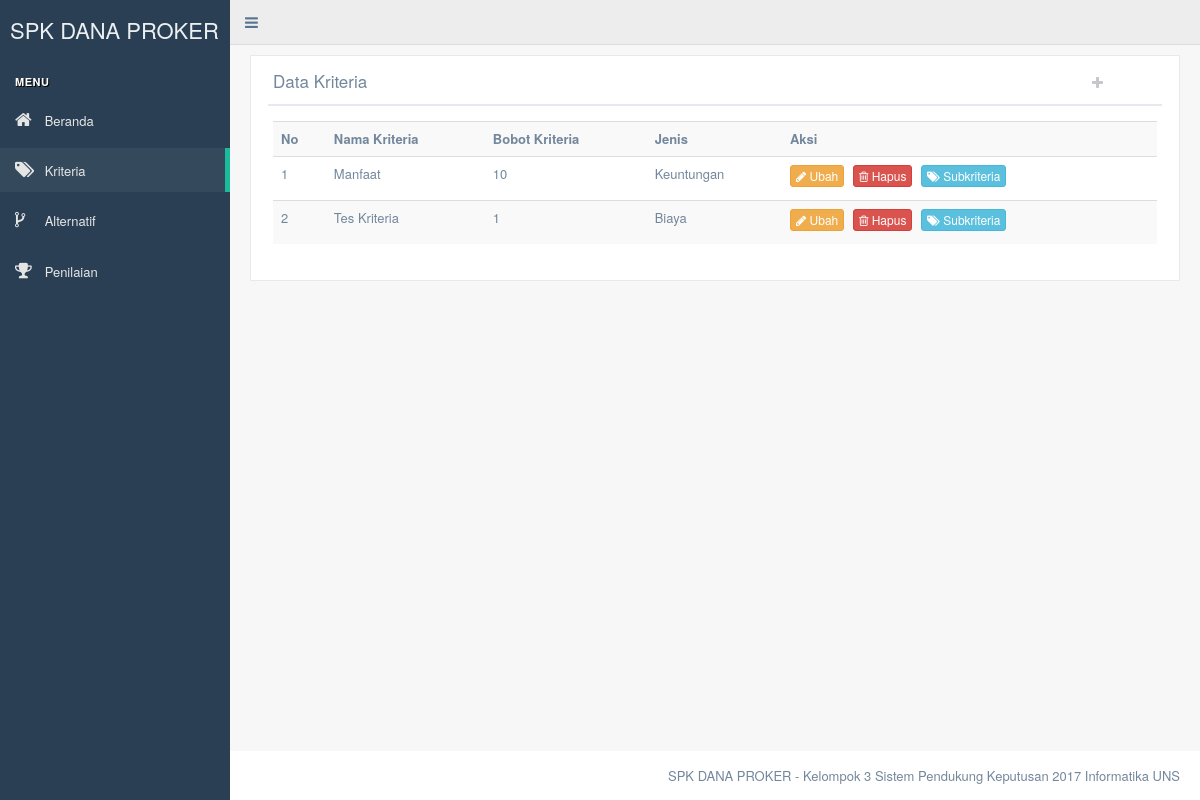
Before: /kriteria.php with the older database file.
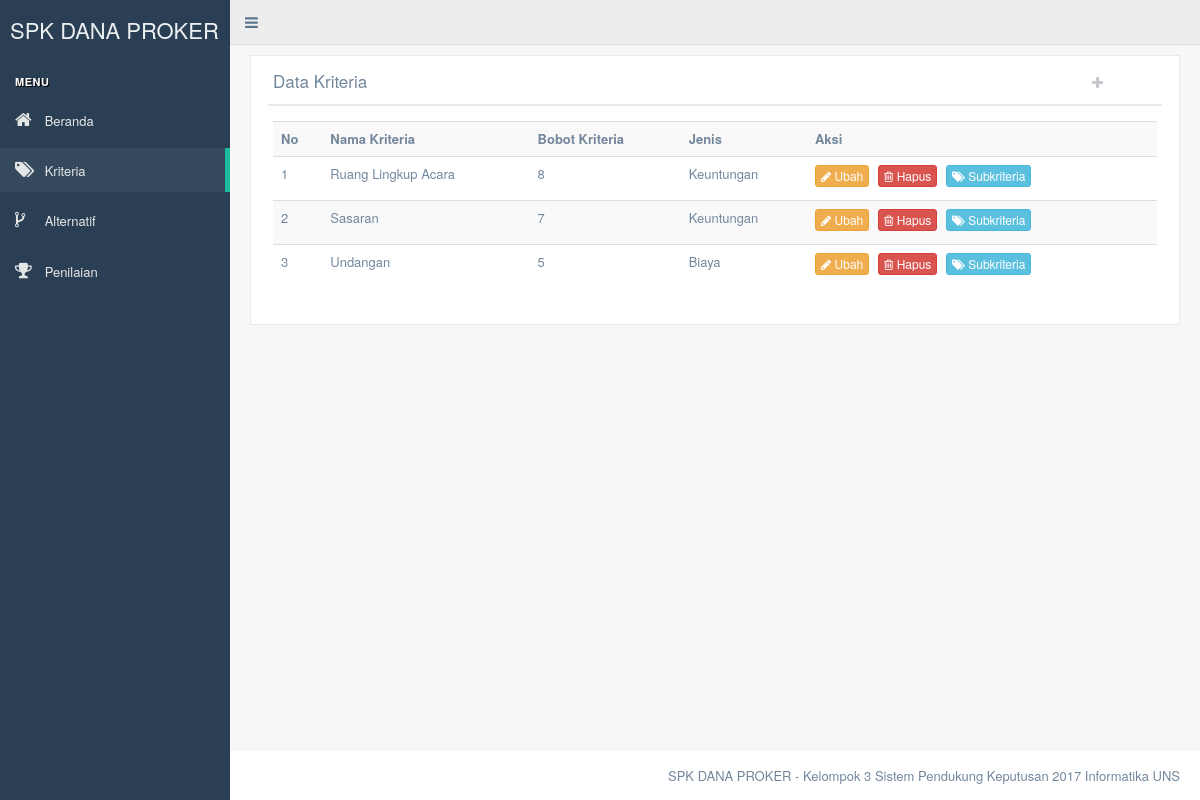
After: the same page with the newer database file.
### tables this page shows
CREATE TABLE `kriteria` (
  `id` int(2) NOT NULL,
  `nama` varchar(25) NOT NULL,
  `bobot` int(2) NOT NULL,
  `jenis` varchar(10) NOT NULL
);

### crud_kriteria.php (the view, shortened to what this page needs)
<?php
	require 'koneksi.php';
	function get_kriteria() {
		global $koneksi;
		$sql = "SELECT * FROM kriteria";
		$query = mysqli_query($koneksi, $sql);
		if(mysqli_num_rows($query) == 0) {
			echo "Belum ada kriteria";
		} else {
?>
			<table class="table table-striped">
				<tr>
					<th>No</th>
					<th>Nama Kriteria</th>
					<th>Bobot Kriteria</th>
					<th>Jenis</th>
					<th>Aksi</th>
				</tr>
<?php
			$no = 1;
			while($row = mysqli_fetch_assoc($query)) {
?>
				<tr>
					<td><?php echo $no; ?></td>
					<td><?php echo $row['nama']; ?></td>
					<td><?php echo $row['bobot']; ?></td>
					<td><?php echo $row['jenis']; ?></td>
					<td>
						<a class="btn btn-warning btn-xs" data-toggle="modal" data-placement="right" data-target="#modal_ubah_kriteria_<?php echo $row['id']; ?>"><i class="fa fa-pencil"></i> Ubah</a>
						<a class="btn btn-danger btn-xs" data-toggle="modal" data-placement="right" data-target="#modal_hapus_kriteria_<?php echo $row['id']; ?>"><i class="fa fa-trash-o"></i> Hapus</a>
						<a href="subkriteria.php?id=<?php echo $row['id']; ?>" class="btn btn-info btn-xs"><i class="fa fa-tags"></i> Subkriteria</a>
					</td>
				</tr>
<?php
				$no++;
			}
?>
			</table>
<?php
		}
	}
?>

### kriteria.php (shortened to what this page needs)
<?php
	require 'crud_kriteria.php'
?>
<!DOCTYPE html>
<html>
<head>
	<?php require 'layout/header.php'; ?>
</head>
<body class="nav-md footer_fixed">
	<div class="container body">
		<div class="main_container">
			<?php
				require 'layout/side_menu.php';
				require 'layout/top_navigation.php';
			?>
			<div class="right_col" role="main">
				<div class="">
					<div class="row">
						<div class="col-md-12 col-sm-12 col-xs-12">
							<div class="x_panel">
								<div class="x_title">
									<h2>Data Kriteria</h2>
									<ul class="nav navbar-right panel_toolbox">
										<li><a class="" data-toggle="modal" data-placement="right" data-target="#modal_tambah_kriteria" title="Tambah Kriteria"><i class="fa fa-plus"></i></a></li>
									</ul>
									<div class="clearfix"></div>
								</div>
								<div class="x_content">
									<?php
										get_kriteria();
									?>
								</div>
							</div>
						</div>
					</div>
				</div>
			</div>
			<?php require 'layout/footer.php'; ?>
		</div>
	</div>
</body>
</html>

### layout/header.php (shortened to what this page needs)
<link rel="stylesheet" href="css/bootstrap.min.css">
<link rel="stylesheet" href="css/animate.min.css">
<link rel="stylesheet" href="css/custom.min.css">
<link rel="stylesheet" href="fonts/css/font-awesome.min.css">

### layout/side_menu.php (shortened to what this page needs)
<div class="col-md-3 left_col">
	<div class="left_col scroll-view">
		<div class="navbar nav_title" style="border: 0;">
			<a href="index.php" class="site_title">SPK DANA PROKER</a>
		</div>
		<br>
		<div id="sidebar-menu" class="main_menu_side hidden-print main_menu">
			<div class="menu_section">
				<h3>Menu</h3>
				<ul class="nav side-menu">
					<li>
						<a href="index.php"><i class="fa fa-home"></i> Beranda</a>
					</li>
					<li>
						<a href="kriteria.php"><i class="fa fa-tags"></i> Kriteria</a>
					</li>
					<li>
						<a href="alternatif.php"><i class="fa fa-code-fork"></i> Alternatif</a>
					</li>
					<li>
						<a href="penilaian.php"><i class="fa fa-trophy"></i> Penilaian</a>
					</li>
				</ul>
			</div>
		</div>
	</div>
</div>

### layout/top_navigation.php
<div class="top_nav">
	<div class="nav_menu">
		<nav>
			<ul class="nav">
				<li role="button">
					<a id="menu_toggle"><i class="fa fa-bars"></i></a>
				</li>
			</ul>
		</nav>
	</div>
</div>

### layout/footer.php
<footer>
	<div class="pull-right">
		SPK DANA PROKER - Kelompok 3 Sistem Pendukung Keputusan 2017 Informatika UNS
	</div>
	<div class="clearfix"></div>
</footer>

Changed rows visible on the page:
removed kriteria: nama "Manfaat", bobot "10", jenis "Keuntungan"
removed kriteria: nama "Tes Kriteria", bobot "1", jenis "Biaya"
added kriteria: nama "Ruang Lingkup Acara", bobot "8", jenis "Keuntungan"
added kriteria: nama "Sasaran", bobot "7", jenis "Keuntungan"
added kriteria: nama "Undangan", bobot "5", jenis "Biaya"
